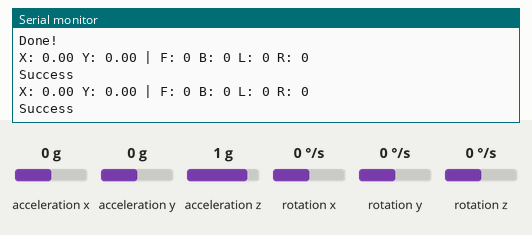
Recording of a sketch running on a simulated ESP32. Shown: the last lines printed to the serial monitor. Inputs (shaded band) come from the test bench; at power-on: acceleration x 0 g, acceleration y 0 g, acceleration z 1 g, rotation x 0 °/s, rotation y 0 °/s, rotation z 0 °/s.

Above: at 3.2 s.
3.3 s: acceleration x set to -1.4 g
At 4.5 s:
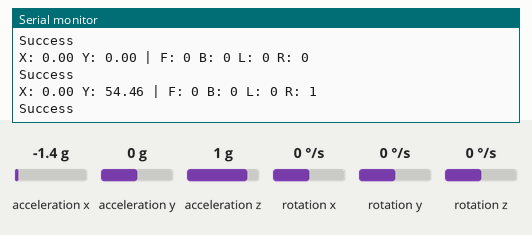
4.8 s: acceleration y set to -1.4 g
At 5.4 s:
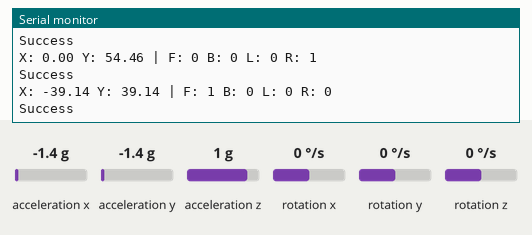
6.3 s: acceleration z set to -1.4 g
At 7.8 s:
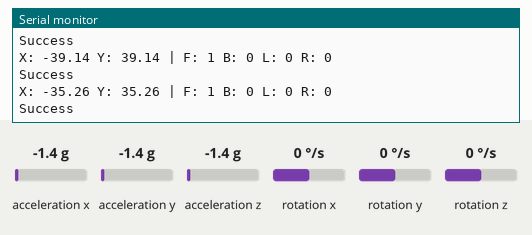
Timing chart, 0 to 9.3 s (numbered marks = the images above; inputs shaded):
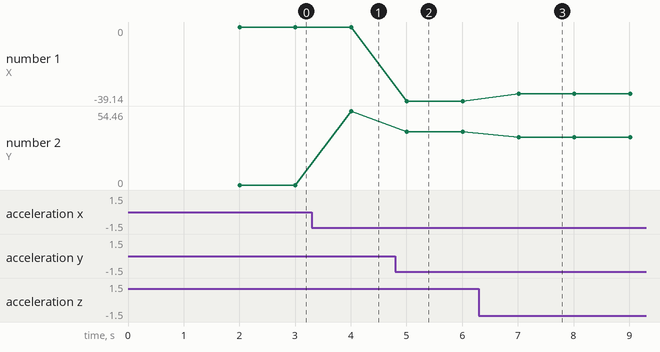

Measured:
- after the input at 3.3 s, the serial monitor: prints a new line after 0.70 s (image 1)
- after the input at 4.8 s, the serial monitor: prints a new line after 0.21 s (image 2)
- after the input at 6.3 s, the serial monitor: prints a new line after 0.71 s (image 3)
- plotted number 1: 0 → -39.14 after the input at 4.8 s, -39.14 → -35.26 after the input at 6.3 s
- plotted number 2: 0 → 54.46 after the input at 3.3 s, 54.46 → 39.14 after the input at 4.8 s, 39.14 → 35.26 after the input at 6.3 s

The sketch:

transmitter.ino
```cpp
#include "esp_now.h"
#include "WiFi.h"
#include "Wire.h"
#include "MPU6050_light.h"

MPU6050 mpu(Wire);

// Receiver MAC Address
uint8_t broadcastAddress[] = {0xD4, 0xE9, 0xF4, 0xB2, 0x3E, 0xF4};

typedef struct {
  bool f;
  bool b;
  bool l;
  bool r;
} message;

message data;

unsigned long timer = 0;
float x, y;

bool front = false, back = false, left = false, right = false;

esp_now_peer_info_t peerInfo;

void OnDataSent(const wifi_tx_info_t *info, esp_now_send_status_t status) {
  Serial.println(status == ESP_NOW_SEND_SUCCESS ? "Success" : "Fail");
}

void setup() {
  Serial.begin(115200);

  WiFi.mode(WIFI_STA);

  if (esp_now_init() != 0) {
    Serial.println("ESP-NOW init failed");
    return;
  }

  esp_now_register_send_cb(OnDataSent);

  memcpy(peerInfo.peer_addr, broadcastAddress, 6);
  peerInfo.channel = 0;
  peerInfo.encrypt = false;

  if (esp_now_add_peer(&peerInfo) != 0) {
    Serial.println("Peer add failed");
    return;
  }

  Wire.begin(21, 22);

  byte status = mpu.begin();
  if (status != 0) {
    Serial.println("MPU6050 failed!");
    while (1);
  }

  Serial.println("Calibrating...");
  delay(1000);
  mpu.calcOffsets();
  Serial.println("Done!");
}

void loop() {
  mpu.update();

  if (millis() - timer > 1000) {
    x = mpu.getAngleX();
    y = mpu.getAngleY();

    front = back = left = right = false;

    if (x >= 30) back = true;
    else if (x <= -30) front = true;
    else if (y >= 30) right = true;
    else if (y <= -30) left = true;

    data.f = front;
    data.b = back;
    data.l = left;
    data.r = right;

    Serial.print("X: "); Serial.print(x);
    Serial.print(" Y: "); Serial.print(y);
    Serial.print(" | F: "); Serial.print(front);
    Serial.print(" B: "); Serial.print(back);
    Serial.print(" L: "); Serial.print(left);
    Serial.print(" R: "); Serial.println(right);

    esp_now_send(broadcastAddress, (uint8_t *) &data, sizeof(data));

    timer = millis();
  }
}
```
